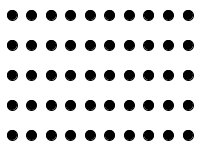
Frame 1 (no input)
Frame 60 (the mouse pressed at the canvas centre just before this capture): identical to frame 1, image omitted
Frame 120 (the mouse held since frame 60 and released just before this capture): identical to frame 1, image omitted

The Processing sketch that drew this single still picture (run headless with seeded random() and noise(); from frame 60 on, the mouse is pressed at the canvas centre):

// Processing sketch: CodingGym2
// ── CodingGym2.pde
int year;
String myName;
float mx = map(mouseX,0,width-1,-1000,1000);

void setup()
{
   
  int year1 = 2017;
  int year2 = 1996;
  year = 2017;


  int numYears = year1-year2;
  
  size(200,150);
  myName = "Jo Wood";
}

void draw () {
  ellipse(width/2,height/2,year/25,year/25);
  background(255);
  fill(0);
  text(myName,20,20);
  
for (int counter=100; counter>0; counter = counter-7)
{
  println(counter);
}

  background(255);

  for (float xPos = 12; xPos <= width-12; xPos = xPos + (width-24)/9.0)
  {
    ellipse(xPos,height/2,10,10);
  }
  
  background(255);

  for (float yPos = 15; yPos <= height-15; yPos = yPos + (height-30)/4.0)
  {
    for (float xPos = 12; xPos <= width-12; xPos = xPos + (width-24)/9.0)
    {
      ellipse(xPos,yPos,10,10);
    }
  }
}
